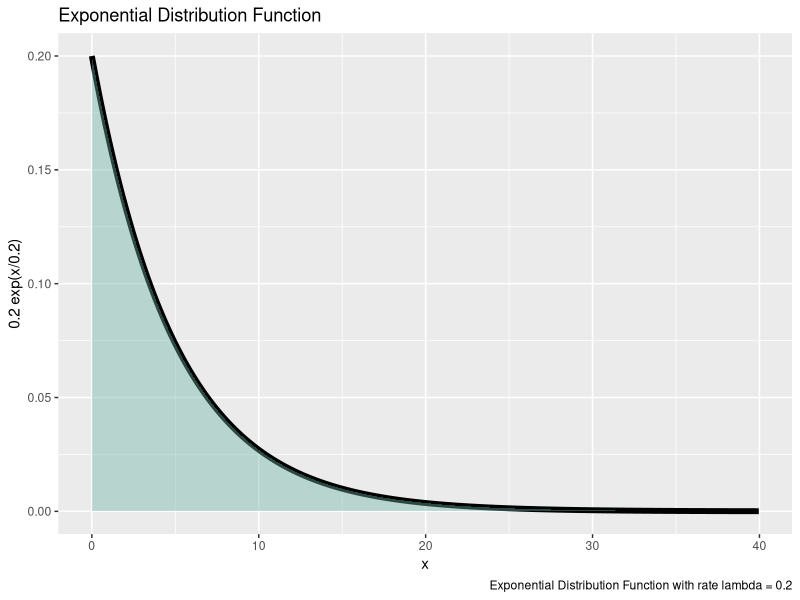
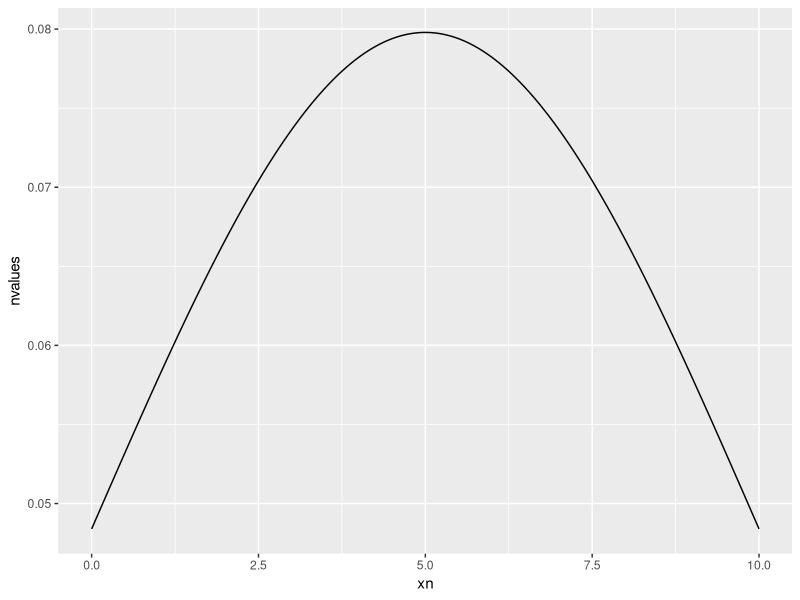
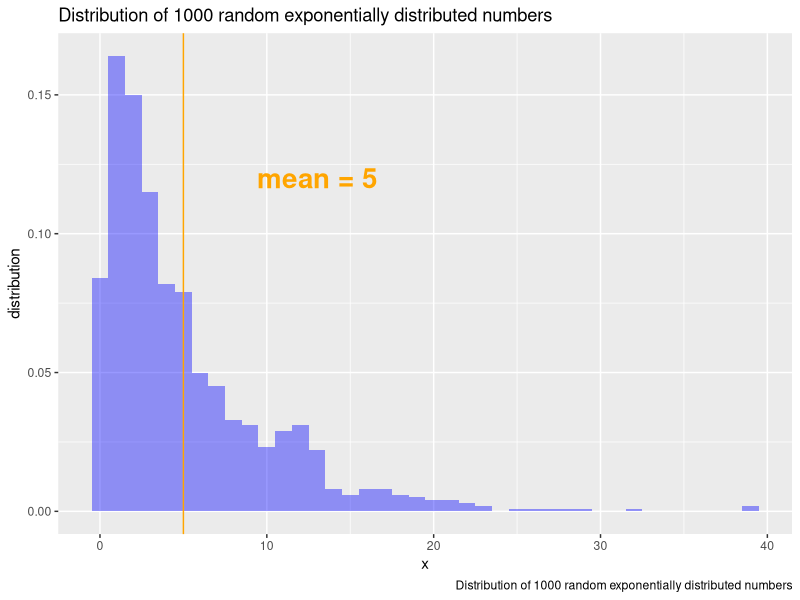
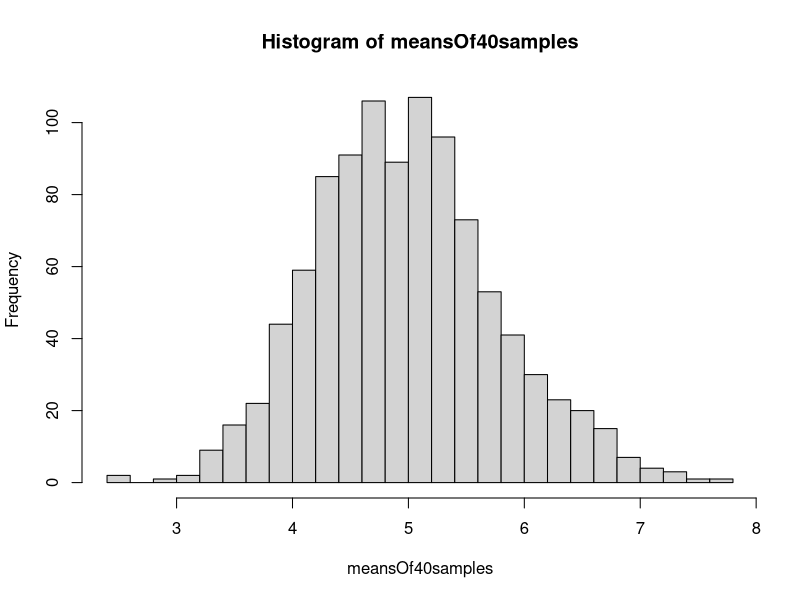
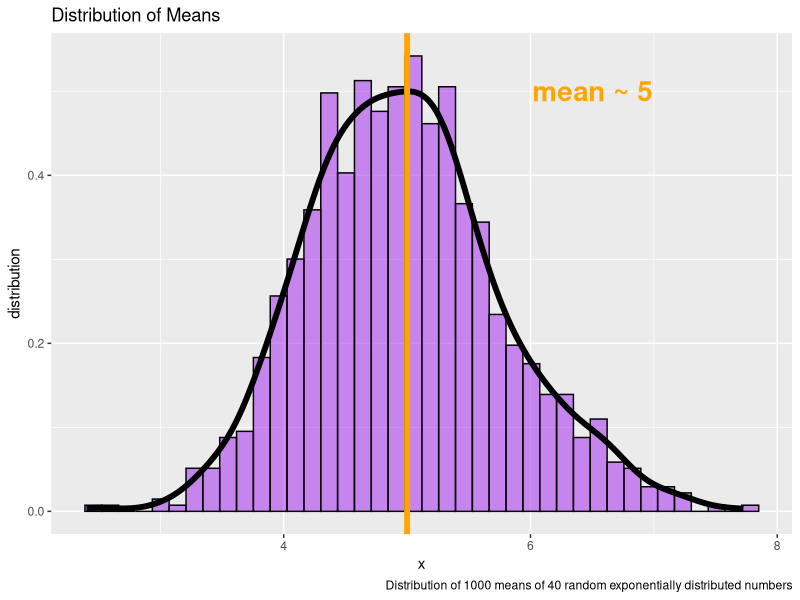

These charts were generated, in order, by the following R code:
##comments
library(ggplot2)

lambda = 0.2
xs <- seq(0,39.96, by = .04)
dvalues <- dexp(xs,rate=lambda)
data <-data.frame(xs,dvalues)

p1 <- ggplot(data,aes(x=xs,y=dvalues)) + 
      geom_line(size = 2)+
   geom_area( fill="#69b3a2", alpha=0.4) +
      xlab("x")+
      ylab("0.2 exp(x/0.2)")+
   labs(caption="Exponential Distribution Function with rate lambda = 0.2",
        title ="Exponential Distribution Function")
print(p1)

#for the normal distribution that we will compare to
xn <-seq(0,10,by = 10.01/1000)
nvalues <- dnorm(xn,mean=1/lambda,sd=1/lambda)
ndata <-data.frame(xn,nvalues)

p1n <- ggplot(ndata,aes(x=xn,y=nvalues)) + 
      geom_line()
print(p1n)

#rexp(n,rate) generates a vector of exponentially distributed random numbers
set.seed(12172020)  #set seed so result is reproducible
histdata <-data.frame(hx =rexp(1000,lambda))
p2 <- ggplot(data=histdata,aes(x=hx))+
      geom_histogram(aes(y=..density..),fill="blue",alpha = 0.4,binwidth = 1)+
   geom_vline(aes(xintercept = 5),color = "orange")+
   xlab("x")+
   ylab("distribution")+
   labs(caption="Distribution of 1000 random exponentially distributed numbers",
        title ="Distribution of 1000 random exponentially distributed numbers")+
   annotate("text", x = 13, y = .12, 
              label = "mean = 5" , color = "orange",
              size=7 , angle=0, fontface="bold")
print(p2)
samplemean <-mean(histdata$hx)

CIsample <-t.test(histdata$hx,mu = 5)$conf.int
print(mean(histdata$hx))
meansOf40samples =sdOf40samples =NULL
for (i in 1:1000) meansOf40samples = c(meansOf40samples,mean(rexp(40,rate = lambda)))
for (i in 1:1000) sdOf40samples = c(sdOf40samples,sd(rexp(40,rate = lambda)))
hist(meansOf40samples,breaks = 20)

mOf40 <-data.frame(hx40=meansOf40samples)
p3 <- ggplot(data=mOf40,aes(x=hx40))+
      geom_histogram(aes(y=..density..),bins = 40, fill="purple",color="black",alpha = 0.5)+
      geom_density(size=2)+
   geom_vline(aes(xintercept = 5),color = "orange",size = 2)+
   xlab("x") + ylab("distribution")+
   labs(caption="Distribution of 1000 means of 40 random exponentially distributed numbers",
        title ="Distribution of Means")+
   annotate("text", x = 6.5, y = .5, 
            label = "mean ~ 5" , color = "orange",
            size=7 , angle=0, fontface="bold")
print(p3)

popmean <-mean(rexp(1000,lambda))
popsd <-sd(rexp(1000,lambda))
mOfm <-mean(meansOf40samples)
mOfsd <-mean(sdOf40samples)
sdOfm <-sd(meansOf40samples)  #5/sqrt(40)= 0.7905694

#The sample variance, S^2, estimates the population variance
#The distribution of the sample variance is centered around the population variance
#The variance of the sample mean is S^2/n
#5/sqrt(40)

#Difference betw distribution of 1000 random exponentials and 
#the distribution of 1000 (averages of 40 exponentials).

#Confidence Interval for the difference in two means
ans <-popmean - mOfm +c(-1,1)*qnorm(0.975)*sqrt(popsd^2/1000 +sdOfm^2/1000)
